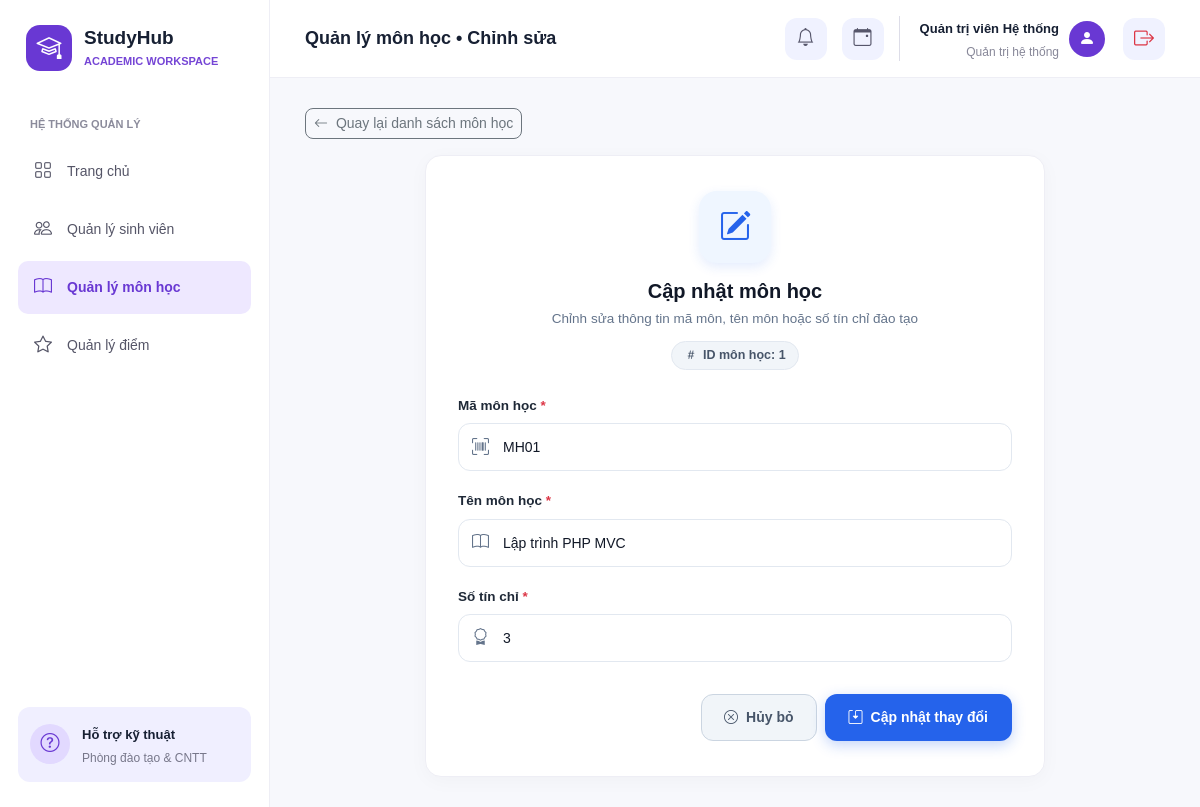
Screenshot of /public/index.php?controller=editSubject&id=1 (signed in) with the database file from the repository.
### tables this page shows
CREATE TABLE IF NOT EXISTS subjects (
    id INT PRIMARY KEY AUTO_INCREMENT,
    code VARCHAR(50) NOT NULL,
    name VARCHAR(100) NOT NULL,
    credits INT NOT NULL
);

### app/services/SubjectService.php (called while the page is built, shortened)
<?php
require_once APP_ROOT . '/app/models/Subject.php';
class SubjectService {
    public function getSubjectById($id) {
        $dbConnection = new DBConnection();
        if ($dbConnection != null) {
            $conn = $dbConnection->getConnection();
            if ($conn != null) {
                $sql = "SELECT * FROM subjects WHERE id = :id";
                $stmt = $conn->prepare($sql);
                $stmt->execute(['id' => $id]);
                $row = $stmt->fetch(PDO::FETCH_ASSOC);
                if ($row) {
                    return new Subject($row['id'], $row['code'], $row['name'], $row['credits']);
                }
            }
        }
        return null;
    }
}

### app/models/Subject.php (called while the page is built, shortened)
<?php
class Subject {
    private $id;
    private $code;
    private $name;
    private $credits;
    public function __construct($id, $code, $name, $credits) {
        $this->id = $id;
        $this->code = $code;
        $this->name = $name;
        $this->credits = $credits;
    }
    public function getId() { return $this->id; }
    public function getCode() { return $this->code; }
    public function getName() { return $this->name; }
    public function getCredits() { return $this->credits; }
}

### app/views/subject/edit.php (the view, shortened to what this page needs)
<!DOCTYPE html>
<html lang="vi">
<head>
    <link href="https://cdn.jsdelivr.net/npm/bootstrap@5.3.3/dist/css/bootstrap.min.css" rel="stylesheet">
    <link rel="stylesheet" href="https://cdn.jsdelivr.net/npm/bootstrap-icons@1.11.3/font/bootstrap-icons.min.css">
    <link rel="stylesheet" href="asset/css/style.css">
</head>
<body>
    <div class="dashboard">
        <aside class="sidebar">
            <a href="?controller=home" class="logo">
                <div class="logo-icon">
                    <i class="bi bi-mortarboard"></i>
                </div>
                <div class="logo-text">
                    <h4>StudyHub</h4>
                    <p>ACADEMIC WORKSPACE</p>
                </div>
            </a>
            <p class="menu-title">HỆ THỐNG QUẢN LÝ</p>
            <nav class="menu-links">
                <a href="?controller=home" class="menu-link">
                    <i class="bi bi-grid"></i>
                    <span>Trang chủ</span>
                </a>
                <a href="?controller=student&action=index" class="menu-link">
                    <i class="bi bi-people"></i>
                    <span>Quản lý sinh viên</span>
                </a>
                <a href="?controller=subject&action=index" class="menu-link active">
                    <i class="bi bi-book"></i>
                    <span>Quản lý môn học</span>
                </a>
                <a href="?controller=grade&action=index" class="menu-link">
                    <i class="bi bi-star"></i>
                    <span>Quản lý điểm</span>
                </a>
            </nav>
            <div class="support-box">
                <div class="support-icon">
                    <i class="bi bi-question-circle"></i>
                </div>
                <div>
                    <strong>Hỗ trợ kỹ thuật</strong>
                    <p>Phòng đào tạo & CNTT</p>
                </div>
            </div>
        </aside>
        <div class="main-area">
            <header class="top-header">
                <h5 class="header-title">Quản lý môn học • Chỉnh sửa</h5>
                <div class="header-right">
                    <button type="button" class="header-button" title="Thông báo">
                        <i class="bi bi-bell"></i>
                    </button>
                    <button type="button" class="header-button" title="Lịch">
                        <i class="bi bi-calendar-event"></i>
                    </button>
                    <div class="user-info">
                        <div class="text-end">
                            <strong><?= htmlspecialchars($_SESSION['user_name'] ?? 'Quản trị viên') ?></strong>
                            <p><?= (isset($_SESSION['user_role']) && $_SESSION['user_role'] === 'student') ? 'Sinh viên' : ((isset($_SESSION['user_role']) && $_SESSION['user_role'] === 'teacher') ? 'Giảng viên' : 'Quản trị hệ thống') ?></p>
                        </div>
                        <div class="user-icon" title="<?= htmlspecialchars($_SESSION['user_code'] ?? '') ?>">
                            <i class="bi bi-person-fill"></i>
                        </div>
                        <a href="?controller=auth&action=logout" class="header-button text-danger text-decoration-none d-flex align-items-center justify-content-center ms-2" title="Đăng xuất" onclick="return confirm('Bạn có chắc chắn muốn đăng xuất?')">
                            <i class="bi bi-box-arrow-right fs-5"></i>
                        </a>
                    </div>
                </div>
            </header>
            <main class="content">
                <div class="mb-3">
                    <a href="?controller=subject&action=index" class="btn btn-sm btn-outline-secondary" style="border-radius: 8px;">
                        <i class="bi bi-arrow-left me-1"></i> Quay lại danh sách môn học
                    </a>
                </div>
                <div class="form-card">
                    <div class="form-card-header">
                        <div class="edit-icon-box">
                            <i class="bi bi-pencil-square"></i>
                        </div>
                        <h3 class="form-title">Cập nhật môn học</h3>
                        <p class="form-subtitle">Chỉnh sửa thông tin mã môn, tên môn hoặc số tín chỉ đào tạo</p>
                        <span class="subject-badge-id">
                            <i class="bi bi-hash"></i> ID môn học: <?= htmlspecialchars($subject->getId()) ?>
                        </span>
                    </div>
                    <form action="?controller=editSubject&id=<?= $subject->getId() ?>" method="POST">
                        <div class="form-group-custom">
                            <label for="code" class="form-label-custom">Mã môn học <span class="text-danger">*</span></label>
                            <div class="input-wrapper">
                                <span class="input-icon"><i class="bi bi-upc-scan"></i></span>
                                <input type="text"
                                       class="form-input-custom"
                                       id="code"
                                       name="code"
                                       value="<?= htmlspecialchars($subject->getCode()) ?>"
                                       required>
                            </div>
                        </div>
                        <div class="form-group-custom">
                            <label for="name" class="form-label-custom">Tên môn học <span class="text-danger">*</span></label>
                            <div class="input-wrapper">
                                <span class="input-icon"><i class="bi bi-book"></i></span>
                                <input type="text"
                                       class="form-input-custom"
                                       id="name"
                                       name="name"
                                       value="<?= htmlspecialchars($subject->getName()) ?>"
                                       required>
                            </div>
                        </div>
                        <div class="form-group-custom">
                            <label for="credits" class="form-label-custom">Số tín chỉ <span class="text-danger">*</span></label>
                            <div class="input-wrapper">
                                <span class="input-icon"><i class="bi bi-award"></i></span>
                                <input type="number"
                                       class="form-input-custom"
                                       id="credits"
                                       name="credits"
                                       min="1"
                                       max="10"
                                       value="<?= htmlspecialchars($subject->getCredits()) ?>"
                                       required>
                            </div>
                        </div>
                        <div class="d-flex justify-content-end gap-2 mt-4 pt-2">
                            <a href="?controller=subject&action=index" class="btn-cancel-custom">
                                <i class="bi bi-x-circle"></i>
                                <span>Hủy bỏ</span>
                            </a>
                            <button type="submit" name="btn_update" class="btn-submit-blue">
                                <i class="bi bi-save2"></i>
                                <span>Cập nhật thay đổi</span>
                            </button>
                        </div>
                    </form>
                </div>
            </main>
        </div>
    </div>
</body>
</html>

### public/asset/css/style.css (style rules this page uses)
* { box-sizing: border-box; }
body { margin: 0; font-family: Arial, sans-serif; background-color: #f7f8fc; color: #172033; }
.dashboard { display: flex; min-height: 100vh; }
.sidebar { width: 270px; min-width: 270px; background-color: #ffffff; border-right: 1px solid #eeeeF5; display: flex; flex-direction: column; padding: 25px 18px; }
.logo { display: flex; align-items: center; gap: 12px; padding: 0 8px; margin-bottom: 45px; text-decoration: none; color: #172033; }
.logo-icon { width: 46px; height: 46px; background-color: #6938d3; color: white; border-radius: 14px; display: flex; justify-content: center; align-items: center; font-size: 25px; }
.logo-text h4 { font-size: 19px; font-weight: bold; margin: 0; }
.logo-text p { font-size: 11px; color: #7545d5; font-weight: bold; margin: 3px 0 0; }
.menu-title { font-size: 11px; color: #8b8b9b; font-weight: bold; margin: 0 0 12px 12px; }
.menu-link { display: flex; align-items: center; gap: 13px; padding: 13px 14px; margin-bottom: 5px; border-radius: 10px; text-decoration: none; color: #555567; font-size: 14px; transition: 0.2s; }
.menu-link i { font-size: 18px; width: 22px; text-align: center; }
.menu-link.active { background-color: #eee8ff; color: #6938d3; font-weight: bold; }
.support-box { margin-top: auto; display: flex; align-items: center; gap: 12px; background-color: #f0efff; padding: 15px 12px; border-radius: 12px; }
.support-icon { width: 40px; height: 40px; flex-shrink: 0; border-radius: 50%; background-color: #e2d9ff; color: #6938d3; display: flex; align-items: center; justify-content: center; font-size: 19px; }
.support-box strong { font-size: 13px; }
.support-box p { font-size: 12px; color: #77778a; margin: 3px 0 0; }
.main-area { flex: 1; min-width: 0; }
.top-header { height: 78px; background-color: #ffffff; border-bottom: 1px solid #eeeeF5; display: flex; align-items: center; justify-content: space-between; padding: 0 35px; }
.header-title { font-size: 18px; font-weight: bold; margin: 0; }
.header-right { display: flex; align-items: center; gap: 15px; }
.header-button { width: 42px; height: 42px; border: none; border-radius: 12px; background-color: #f0f2ff; color: #56566b; font-size: 18px; }
.user-info { border-left: 1px solid #ddddE8; padding-left: 20px; display: flex; align-items: center; gap: 10px; }
.user-info strong { font-size: 13px; }
.user-info p { font-size: 12px; color: #888899; margin: 3px 0 0; }
.user-icon { width: 36px; height: 36px; border-radius: 50%; background-color: #6938d3; color: white; display: flex; justify-content: center; align-items: center; }
.content { padding: 30px 35px; }

### rows the page displays
subjects: id "1", code "MH01", name "Lập trình PHP MVC", credits "3"

### other values shown
$_SESSION['user_name'] "Quản trị viên Hệ thống"
